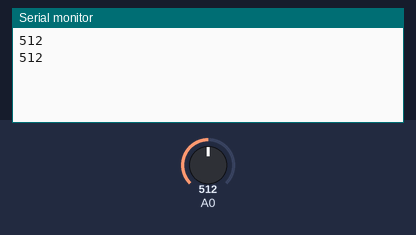
Simulated run of this sketch. Board: Arduino Uno, built with avr-gcc and run on an emulated ATmega328P. Parts: the last lines printed to the serial monitor. The inputs (shaded band) are chosen by the test bench; at power-on: A0 = 512.

Above: at 1.8 s.
1.9 s: A0 set to 610
At 2.3 s:
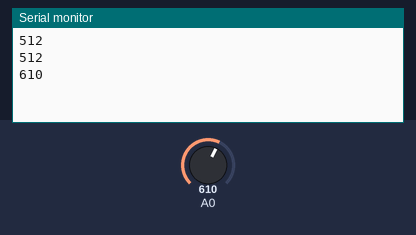
3.4 s: A0 set to 590
At 4.8 s:
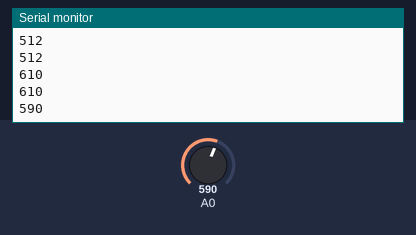
Timing chart, 0 to 6.4 s (numbered marks = the images above; inputs shaded):
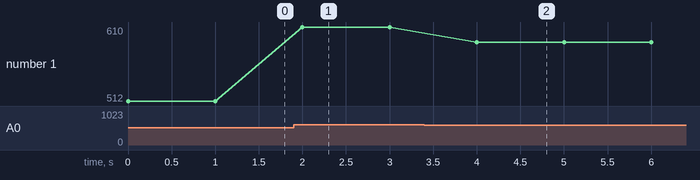

The sketch:

increment_of_light.ino
```cpp
int led1=2;
int led2=3;
int led3=4;
int led4=5;
int led5=6;
int led6=7;
int led7=8;
int led8=9;
void setup() {
    Serial.begin(9600);
  pinMode(led1, OUTPUT);
  pinMode(led2, OUTPUT);
  pinMode(led3, OUTPUT);
  pinMode(led4, OUTPUT);
  pinMode(led5, OUTPUT);
  pinMode(led6, OUTPUT);
  pinMode(led7, OUTPUT);
  pinMode(led8, OUTPUT);
  pinMode(led1,LOW);
  pinMode(led2,LOW);
  pinMode(led3,LOW);
  pinMode(led4,LOW);
  pinMode(led5,LOW);
  pinMode(led6,LOW);
  pinMode(led7,LOW);
  pinMode(led8,LOW);

}
void loop() {
int count= analogRead(A0);
Serial.println(count);
delay(1000);
if ((count>=0)&&(count<=100))
{
  digitalWrite(led1, LOW);
  digitalWrite(led2, LOW);
  digitalWrite(led3, LOW);
  digitalWrite(led4, LOW);
  digitalWrite(led5, LOW);
  digitalWrite(led6, LOW);
  digitalWrite(led7, LOW);
  digitalWrite(led8, LOW);
}
else if ((count>100)&&(count<=200))
{
  digitalWrite(led1, HIGH);
  digitalWrite(led2, LOW);
  digitalWrite(led3, LOW);
  digitalWrite(led4, LOW);
  digitalWrite(led5, LOW);
  digitalWrite(led6, LOW);
  digitalWrite(led7, LOW);
  digitalWrite(led8, LOW);
}
else if ((count>200)&&(count<=300))
{
  digitalWrite(led1, HIGH);
    digitalWrite(led2, HIGH);
    digitalWrite(led3, LOW);
    digitalWrite(led4, LOW);
    digitalWrite(led5, LOW);
    digitalWrite(led6, LOW);
    digitalWrite(led7, LOW);
    digitalWrite(led8, LOW);
}
else if ((count>300)&&(count<=400))
{
  digitalWrite(led1, HIGH);
    digitalWrite(led2, HIGH);
    digitalWrite(led3, HIGH);
    digitalWrite(led4, LOW);
    digitalWrite(led5, LOW);
    digitalWrite(led6, LOW);
    digitalWrite(led7, LOW);
    digitalWrite(led8, LOW);
}
else if ((count>400)&&(count<=500))
{

  digitalWrite(led1, HIGH);
    digitalWrite(led2, HIGH);
    digitalWrite(led3, HIGH);
    digitalWrite(led4, HIGH);
    digitalWrite(led5, LOW);
    digitalWrite(led6, LOW);
    digitalWrite(led7, LOW);
    digitalWrite(led8, LOW);
}
else if ((count>500)&&(count<=600))
{

  digitalWrite(led1, HIGH);
    digitalWrite(led2, HIGH);
    digitalWrite(led3, HIGH);
    digitalWrite(led4, HIGH);
    digitalWrite(led5, HIGH);
    digitalWrite(led6, LOW);
    digitalWrite(led7, LOW);
    digitalWrite(led8, LOW);
}
else if ((count>600)&&(count<=700))
{

  digitalWrite(led1, HIGH);
    digitalWrite(led2, HIGH);
    digitalWrite(led3, HIGH);
    digitalWrite(led4, HIGH);
    digitalWrite(led5, HIGH);
    digitalWrite(led6, HIGH);
    digitalWrite(led7, LOW);
    digitalWrite(led8, LOW);
}
else if ((count>700)&&(count<=800))
{

  digitalWrite(led1, HIGH);
    digitalWrite(led2, HIGH);
    digitalWrite(led3, HIGH);
    digitalWrite(led4, HIGH);
    digitalWrite(led5, HIGH);
    digitalWrite(led6, HIGH);
    digitalWrite(led7, HIGH);
    digitalWrite(led8, LOW);
}
else if ((count>800)&&(count<=1024))
{

  digitalWrite(led1, HIGH);
    digitalWrite(led2, HIGH);
    digitalWrite(led3, HIGH);
    digitalWrite(led4, HIGH);
    digitalWrite(led5, HIGH);
    digitalWrite(led6, HIGH);
    digitalWrite(led7, HIGH);
    digitalWrite(led8, HIGH);
}
}
```

Measured:
- after the input at 1.9 s, the serial monitor: prints a new line after 0.10 s (image 1)
- after the input at 3.4 s, the serial monitor: prints a new line after 0.60 s (image 2)
- plotted number 1: 512 → 610 after the input at 1.9 s, 610 → 590 after the input at 3.4 s
